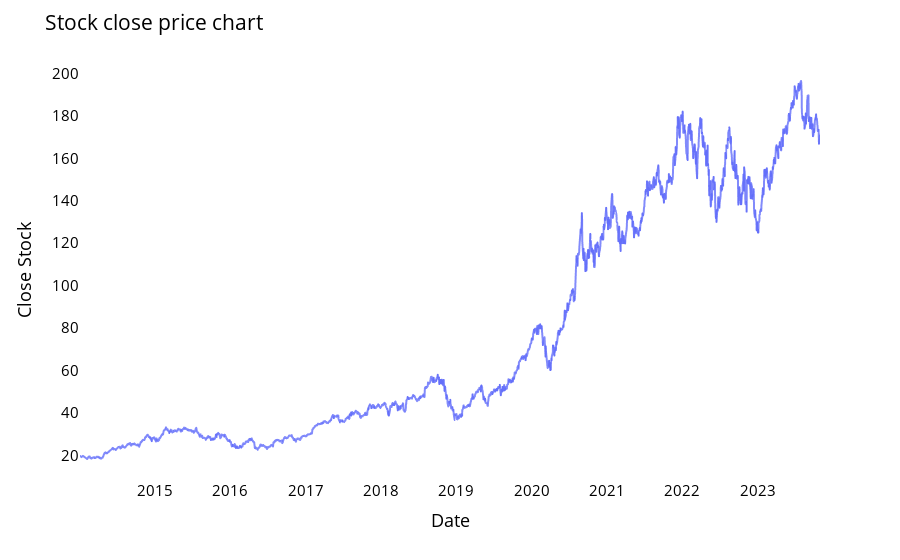

Write notebook code for a chart like this one.
### Code cell
#Plotting Stock Close Price cart
fig = px.line(closedf, x=closedf.Date, y=closedf.Close,labels={'Date':'Date','Close':'Close Stock'})
fig.update_traces(marker_line_width=2, opacity=0.8)
fig.update_layout(title_text='Stock close price chart', plot_bgcolor='white', font_size=15, font_color='black')
fig.update_xaxes(showgrid=False)
fig.update_yaxes(showgrid=False)
fig.show()

### Figure 1 — Plotly figure (JSON) as saved in the notebook; plotly's stock layout.template omitted (floating-point values rounded to 4 significant figures; data arrays with more than 128 entries replaced by an {"elided": "..."} marker saying what was removed)
{"data": [{"hovertemplate": "Date=%{x}<br>Close Stock=%{y}<extra></extra>", "legendgroup": "", "line": {"color": "#636efa", "dash": "solid"}, "marker": {"line": {"width": 2}, "symbol": "circle"}, "mode": "lines", "name": "", "opacity": 0.8, "showlegend": false, "type": "scattergl", "x": {"elided": "2350 str values"}, "xaxis": "x", "y": {"elided": "2350 float values"}, "yaxis": "y"}], "layout": {"font": {"color": "black", "size": 15}, "legend": {"tracegroupgap": 0}, "margin": {"t": 60}, "plot_bgcolor": "white", "title": {"text": "Stock close price chart"}, "xaxis": {"anchor": "y", "domain": [0, 1], "showgrid": false, "title": {"text": "Date"}}, "yaxis": {"anchor": "x", "domain": [0, 1], "showgrid": false, "title": {"text": "Close Stock"}}}}
